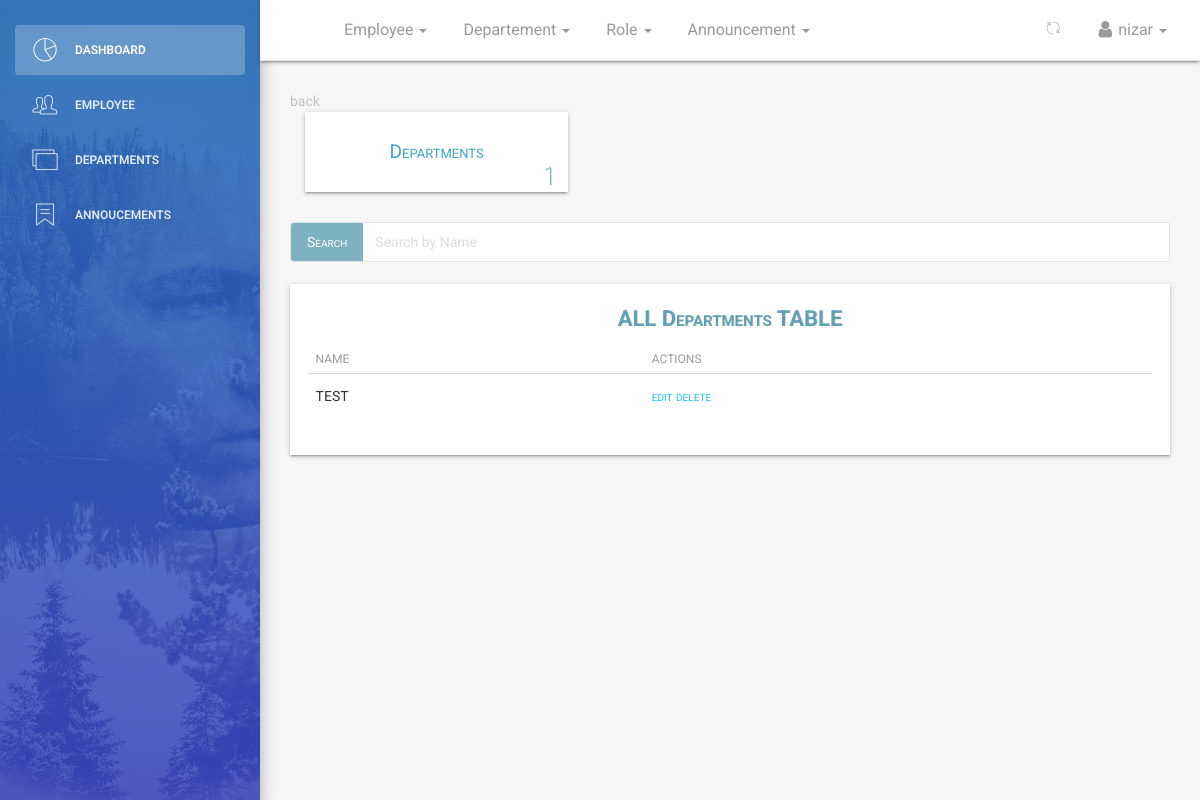
Page /dashboard/departments/all/ (signed in) on the earlier database version.
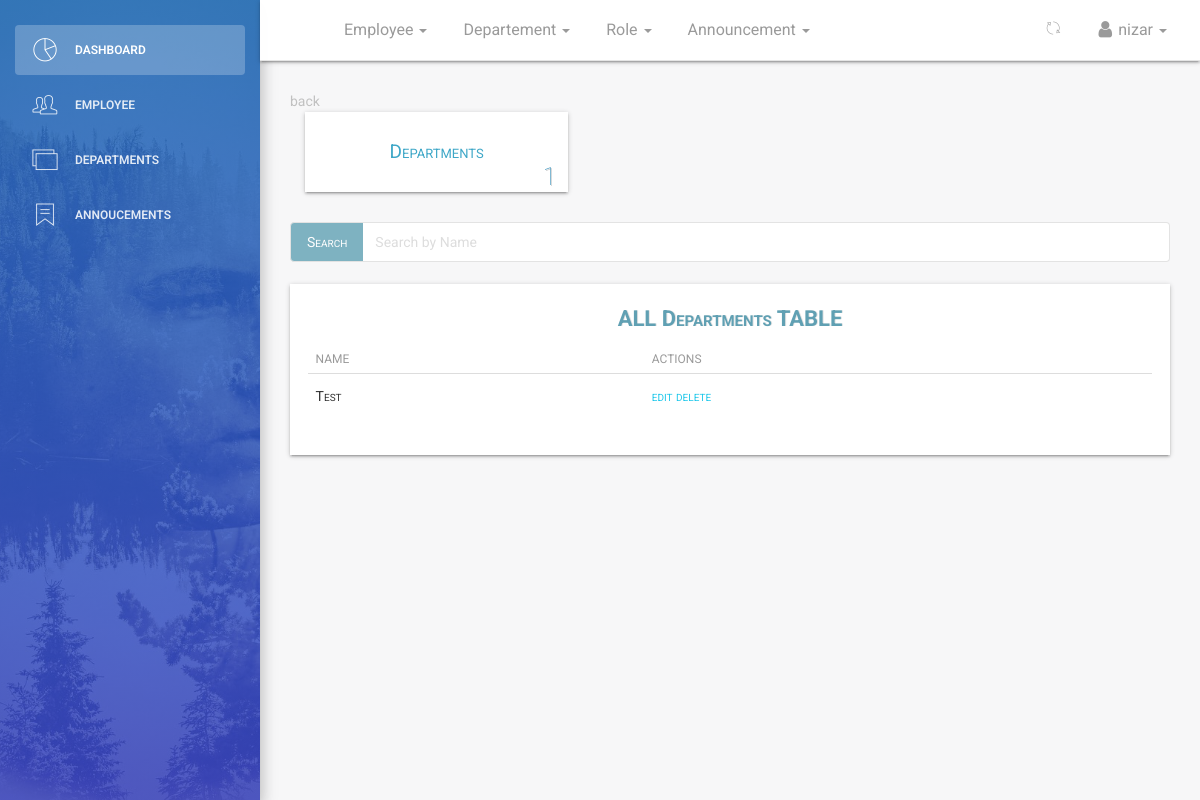
Same page on the later database version.
### employee/models.py (models this page shows, shortened)
class Department(models.Model):
    name = models.CharField(max_length=125)
    description = models.CharField(max_length=125, null=True, blank=True)
    created = models.DateTimeField(
        verbose_name=_('Created'), auto_now_add=True)
    updated = models.DateTimeField(verbose_name=_('Updated'), auto_now=True)
    class Meta:
        verbose_name = _('Department')
        verbose_name_plural = _('Departments')
        ordering = ['name', 'created']

### dashboard/views.py (the view)
# urls.py: path('departments/all/', views.dashboard_departments, name='departments'),
def dashboard_departments(request):
    if not (request.user.is_authenticated and request.user.is_superuser and request.user.is_staff):
        return redirect('/')
    dataset = dict()
    departments = Department.objects.all()
    query = request.GET.get('search')
    if query:
        departments = departments.filter(
            Q(name__icontains=query)
        )
    paginator = Paginator(departments, 10)  # show 10 employee lists per page
    page = request.GET.get('page')
    departments_paginated = paginator.get_page(page)
    dataset['department_list'] = departments_paginated
    dataset['title'] = 'departments'
    dataset['departments'] = Department.objects.all()
    return render(request, 'dashboard/departments.html', dataset)

### templates/dashboard/departments.html (shortened to what this page needs)
{% extends '_layout.html' %}
 {% block navheader %}
 	{% include 'includes/navheader_employee_app.html' %}
 {% endblock %}
 {% block content %}
        <section class="content">
            <section class="container-fluid">
            	<section class="row">
	            		<section class="col col-lg-12">
	            			<a href="{{request.META.HTTP_REFERER|escape}}" style="color:#c1c1c1;">back</a>
	            		</section>
            	</section>
            	   <section class="row">
                        <section class="col col-sm-8 offset-sm-2">
                        </section>
                    </section>
						<section class="row margin-bottom">
							<div class="container-fluid">
							<section class="col-lg-4 col-md-4 col-sm-12">
								<div class="leave-box sec-box">
									<a href="{% url 'dashboard:departments' %}">
									<span>Departments</span>
									</a>
									<span class="count-object deprt">{{ departments.count }}</span>
								</div>
							</section>
							</div>
						</section>
					<div class="row" style="margin-bottom: 2.2rem;margin-top: 3rem;">
					 <div class="">
					  <div class="col-lg-12">
					  	<form action="" method="GET">
						    <div class="input-group">
						      <span class="input-group-btn">
						        <button class="btn btn-default" id = "stylebutton" type="button">Search</button>
						      </span>
						      <input type="search" value="{{request.GET.search}}" name="search" class="form-control" placeholder="Search by Name">
						    </div>
					    </form>
					  </div>
					  </div>
					</div>
                	<div class="table-responsive table-shadow">
                		<div class="text-center table-description">
                			<h4 class="title-h3" style="color: #60a0b3 !important;
    						text-shadow: 1px 0px rgba(0,0,0,0.11)">ALL Departments TABLE</h4>
                		</div>
                		<table class="table">
							  <thead>
							    <tr>
							      <th scope="col">Name</th>
								  <th scope="col">Actions</th>
							    </tr>
							  </thead>
							  <tbody>
							  	{% for department in department_list %}
							    <tr>
							      <td>{{ department.name }}</td>
							      <td>
							        <a href="{% url 'dashboard:departmentedit' department.id %}">
							       	edit
							        </a>
									<a href="{% url 'dashboard:departmentdelete' department.id %}">
										delete
									 </a>
							      </td>
							    </tr>
							    {% endfor %}
							  </tbody>
						</table>
					</div>
            </section>
        </section>
 {% endblock %}

Differences in the rows shown:
changed Department: name "TEST" → "Test"
